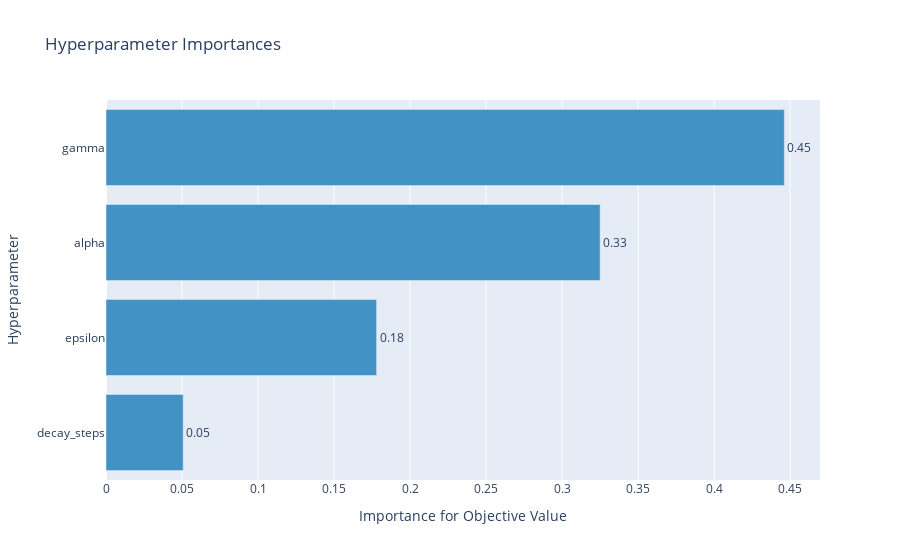

Notebook source saved alongside this figure:
### Code cell
fig = optuna.visualization.plot_param_importances(study)
fig.show()

### Figure 1 — Plotly figure (JSON) as saved in the notebook; plotly's stock layout.template omitted (floating-point values rounded to 4 significant figures)
{"data": [{"cliponaxis": false, "hovertemplate": ["decay_steps (UniformDistribution): 0.05076895495387951<extra></extra>", "epsilon (LogUniformDistribution): 0.17799780782773103<extra></extra>", "alpha (LogUniformDistribution): 0.32504555751681224<extra></extra>", "gamma (UniformDistribution): 0.4461876797015773<extra></extra>"], "marker": {"color": "rgb(66,146,198)"}, "orientation": "h", "text": ["0.05076895495387951", "0.17799780782773103", "0.32504555751681224", "0.4461876797015773"], "textposition": "outside", "texttemplate": "%{text:.2f}", "type": "bar", "x": [0.05077, 0.178, 0.325, 0.4462], "y": ["decay_steps", "epsilon", "alpha", "gamma"]}], "layout": {"showlegend": false, "title": {"text": "Hyperparameter Importances"}, "xaxis": {"title": {"text": "Importance for Objective Value"}}, "yaxis": {"title": {"text": "Hyperparameter"}}}}
